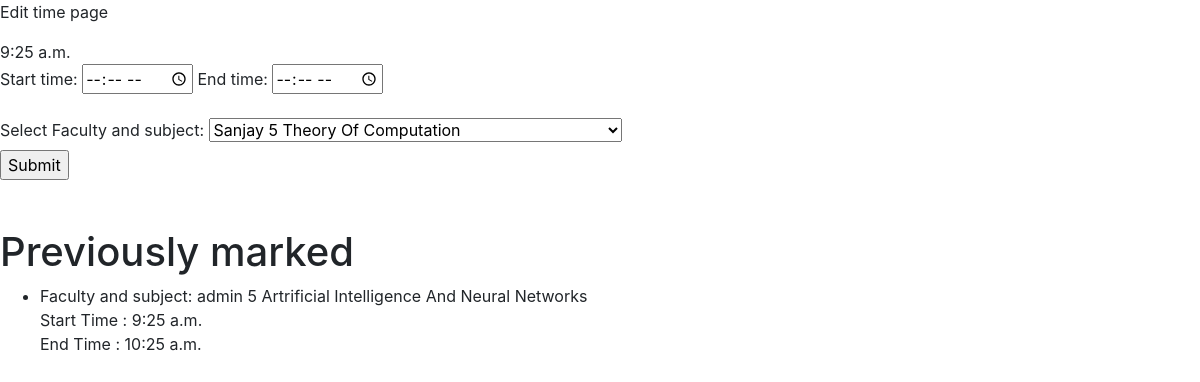
The app's page /academic/edit_time/11 with its own data.
### academic/models.py (models this page shows, shortened)
class time_table(models.Model):
    faculty = models.ForeignKey(faculty_handled_class,on_delete = models.CASCADE,blank=True,null=True)
    teacher = models.ForeignKey(User,on_delete = models.CASCADE,blank=True,null=True,default=2)
    start_time = models.TimeField()
    end_time = models.TimeField()
    day = models.ForeignKey(days,on_delete = models.CASCADE,blank=True,null=True)
    sclass = models.ForeignKey(sub_class,on_delete = models.CASCADE,blank=True,null=True)
    def __str__(self):
        return self.day.name

class faculty_handled_class(models.Model):
    faculty_id =  models.ForeignKey(User,on_delete = models.CASCADE,blank=True,null=True)
    subject = models.ForeignKey(class_subject,on_delete = models.CASCADE)
    sub_class_id = models.ForeignKey(sub_class,on_delete = models.CASCADE)
    def __str__(self):
        return str(self.faculty_id)+" "+str(self.subject)

class class_subject(models.Model):
    class_id = models.ForeignKey(main_class,on_delete = models.CASCADE,blank=True,null=True)
    class_subject = models.ForeignKey(subject,on_delete = models.CASCADE,blank=True,null=True)
    def __str__(self):
        return str(self.class_id.sem+" "+self.class_subject.name)

class main_class(models.Model):
    sem = models.CharField(max_length=50,blank=True,null=True)
    dept_id = models.ForeignKey(department,on_delete = models.CASCADE,blank=True,null=True)
    academic_year = models.CharField(max_length=50,blank=True,null=True)
    is_active = models.BooleanField(default=True)
    subjects = models.ManyToManyField(subject,through='class_subject')

class subject(models.Model):
    name = models.CharField(max_length=50,blank=True,null=True)
    code = models.CharField(max_length=10,blank=True,null=True)
    dept_id = models.ForeignKey(department,on_delete = models.CASCADE,blank=True,null=True)
    description = models.CharField(max_length=50,blank=True,null=True)
    credit = models.IntegerField(blank=True,null=True,default=3)

### academic/views.py (the view)
# urls.py: path('edit_time/<int:id>',views.edit_time,name='edit_time'),
def edit_time(request,id):
    error = ''
    time = time_table.objects.get(id = id)
    sclass = time.sclass
    day = time.day
    select_teacher = time.faculty.id
    print(time)
    teacher = list(faculty_handled_class.objects.filter(sub_class_id = sclass))
    marked_days = list(time_table.objects.filter(sclass = sclass,day = day))
    return render(request,'edit_time.html',{'teacher':teacher,'error':error,'marked_days':marked_days,'time':time,'select_teacher':select_teacher})

### academic/templates/edit_time.html (shortened to what this page needs)
{% extends "base.html" %}
{% block content %}
<p>Edit time page</p>
{{time.start_time}}
<form action="{% url 'academic:save_time' %}" method="POST">
        Start time:
        <input type="time" name="start_time"  >
        End time:
        <input type="time" name="end_time" >
    <br><br>
    <label for="cars">Select Faculty and subject:</label>
    <select name="subjects"  required>
      {% for i in teacher %}
        <option value="{{i.id}}" >{{i}}
        </option>
      {% endfor %}
    </select>
    <br>
    <input type="submit" value="Submit">
</form>
<br><br>
<h1>Previously marked</h1>
<ul>
  {% for i in marked_days %}
    <li>
      Faculty and subject: {{i.faculty}}
      <br>
      Start Time : {{i.start_time}}
      <br>
      End Time : {{i.end_time}}
    </li>
  {% endfor %}
</ul>
{% endblock %}

### records on screen
time_table: start_time "9:25 a.m.", faculty "admin 5 Artrificial Intelligence And Neural Networks", end_time "10:25 a.m."

### other values on screen
form field subjects "Sanjay 5 Theory Of Computation"
